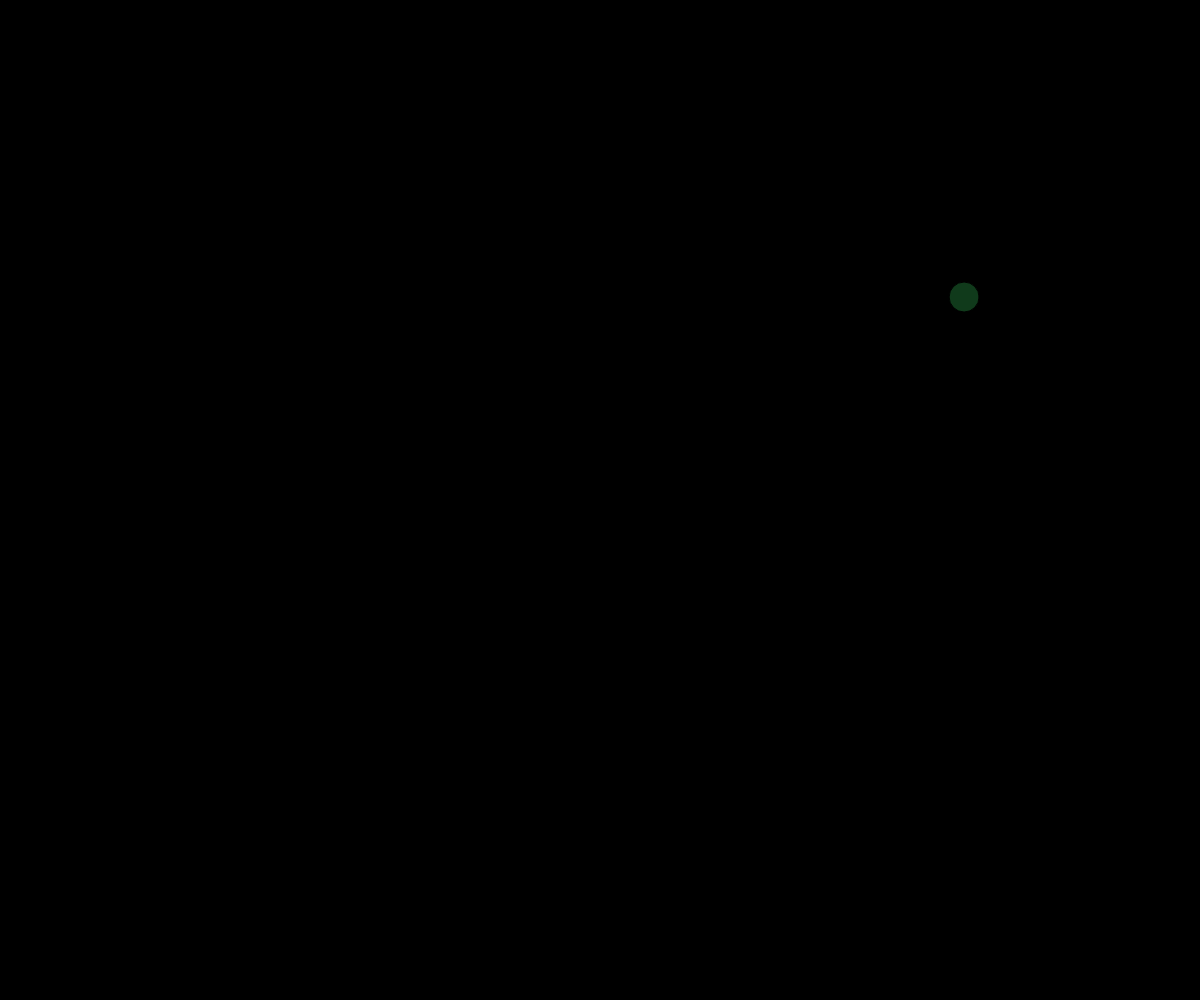
Frame 1 (no input)
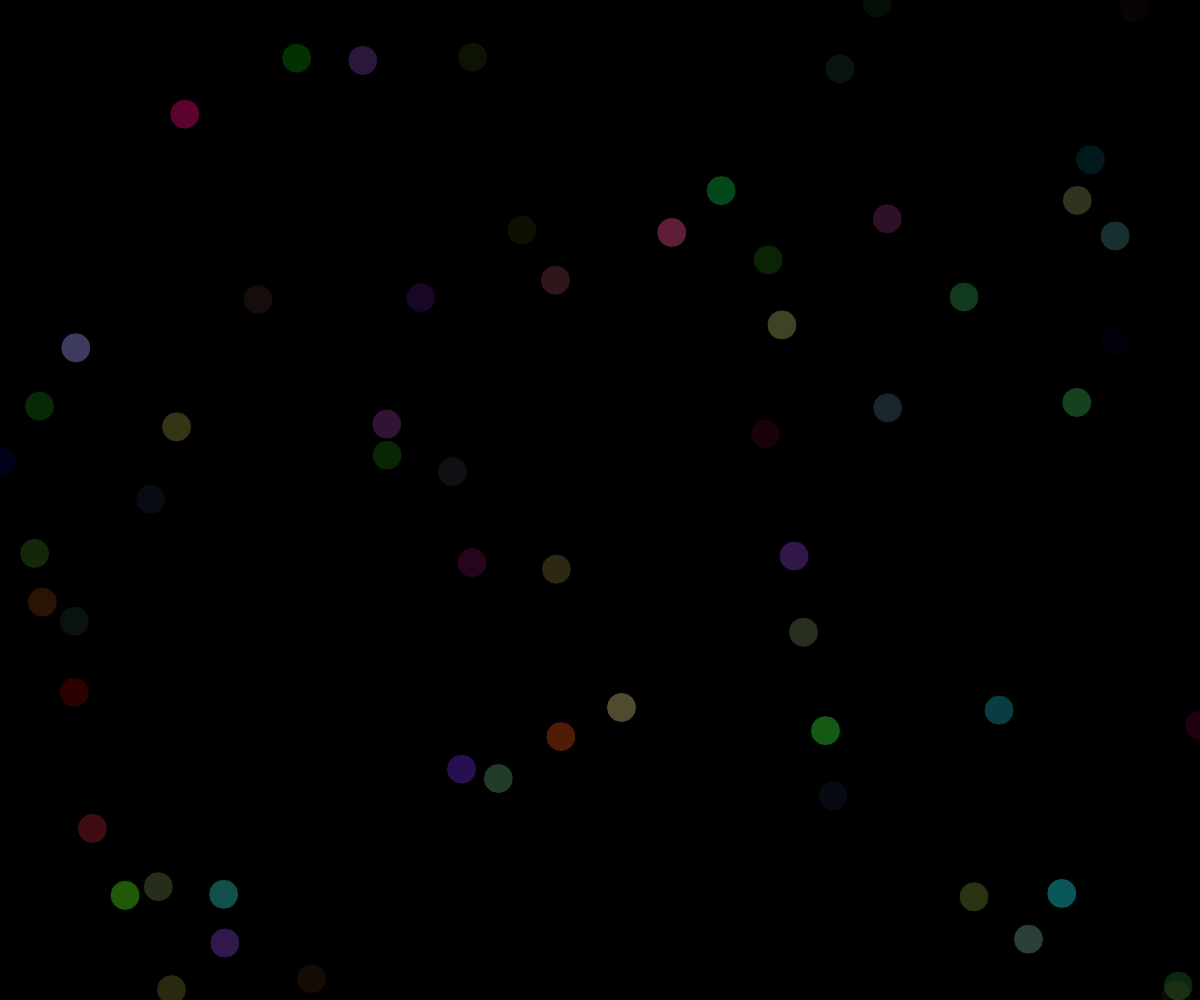
Frame 60 (no input)
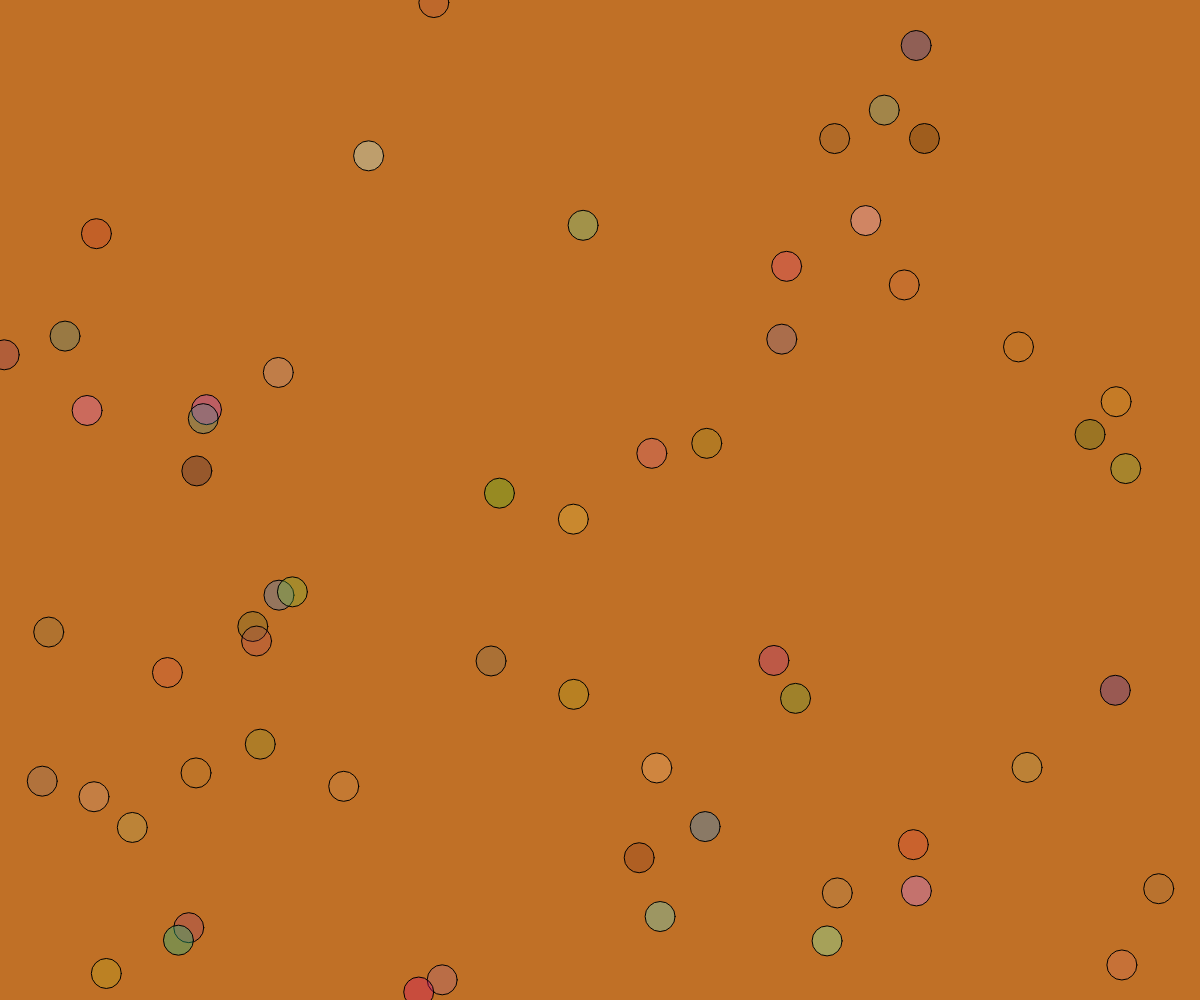
Frame 120 (the mouse pressed at the canvas centre since frame 60)

The p5.js sketch that drew these frames (run headless with seeded random() and noise() and a simulated clock; from frame 60 on, the mouse is pressed at the canvas centre):

// p5.js sketch
// ── sketch.js
var r,g,b,a,x,y;

function setup() {
  createCanvas(windowWidth, windowHeight);
  background(0);
}

function draw() {
  a=random(20,100);
  r=random(0,255);
  g=random(0,255);
  b=random(0,255);
  x=random(0,windowWidth);
  y=random(0,windowHeight);
  fill(r,g,b,a);
  circle(x,y,30);
}

function mousePressed(){
 background(r,g,b);
}
